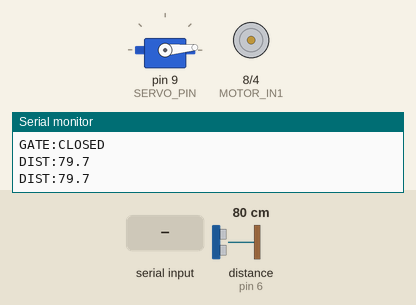
The sketch below on a simulated Arduino Uno, built with avr-gcc and run on an emulated ATmega328P. On the bench: servo, motor-driver pin pairs drawn as motors (green arrow = first pin HIGH = forward, orange = second pin HIGH = backward, longer = more drive, scaled by the enable pin), the last lines printed to the serial monitor. Wiring (inferred from the names in the program): ultrasonic range finder: trigger pin 7; echo pin 6. Inputs (shaded band) come from the test bench; at power-on: distance to the obstacle (sensor on pin 6) 80 cm. The echo pulse lasts 58.3 µs per cm.

Above: at 1.5 s.
1.6 s: "MOTOR_PULSE\n" received over Serial
At 1.9 s:
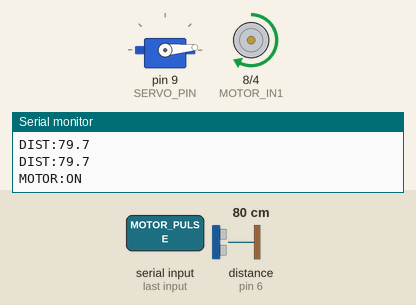
4.6 s: "ARM\n" received over Serial
6.1 s: distance to the obstacle (sensor on pin 6) set to 39 cm
7.6 s: distance to the obstacle (sensor on pin 6) set to 32 cm
At 8.7 s:
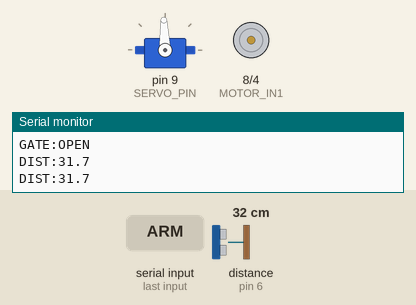
9.3 s: "MOTOR_PULSE\n" received over Serial
At 10.1 s:
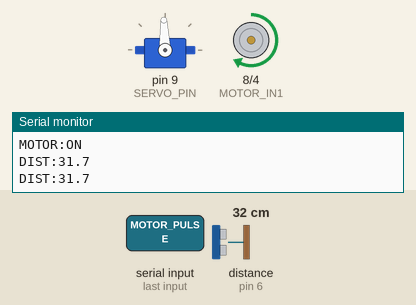
12.3 s: distance to the obstacle (sensor on pin 6) set to 54 cm
15.3 s: distance to the obstacle (sensor on pin 6) set to 62 cm
At 18.2 s:
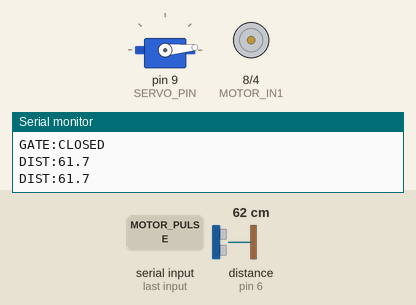
Timing chart, 0 to 19.3 s (numbered marks = the images above; inputs shaded):
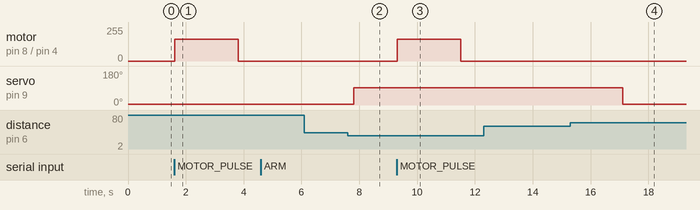

The sketch:

PARKVISION.ino
```cpp
/*
  PARKVISION - Smart Parking Entrance Controller
  Board: Arduino UNO R3

  Hardware:
    HC-SR04: TRIG D7, ECHO D6
    SG90:    signal D9 (servo power from a separate regulated 5V supply)
    L298N:   ENA D5, IN1 D8, IN2 D4; motor on OUT1/OUT2

  Serial protocol at 9600 baud:
    ARM          Authorise one vehicle arrival (valid web check-in)
    DISARM       Remove authorisation (does not force-close a gate over an object)
    MOTOR_PULSE  Run the optional display motor briefly; auto-stops

  Telemetry lines:
    DIST:<cm> | DIST:OUT
    AUTH:ARMED | AUTH:DISARMED | AUTH:TIMEOUT
    VEHICLE:DETECTED
    GATE:OPEN | GATE:CLOSED | GATE:HELD
    MOTOR:ON | MOTOR:OFF

  Demo controller only. Do not use this as a real vehicle barrier controller.
*/

#include <Servo.h>

const byte TRIG_PIN = 7;
const byte ECHO_PIN = 6;
const byte SERVO_PIN = 9;

const byte MOTOR_ENA = 5;  // Remove the L298N ENA jumper and connect this pin.
const byte MOTOR_IN1 = 8;
const byte MOTOR_IN2 = 4;

const int GATE_CLOSED_ANGLE = 5;
const int GATE_OPEN_ANGLE = 92;

const float DETECT_DISTANCE_CM = 35.0;
const float CLEAR_DISTANCE_CM = 58.0;
const byte REQUIRED_DETECTIONS = 3;

const unsigned long SENSOR_INTERVAL_MS = 100;
const unsigned long TELEMETRY_INTERVAL_MS = 500;
const unsigned long CLEAR_HOLD_MS = 1800;
const unsigned long MIN_GATE_OPEN_MS = 1800;
const unsigned long AUTH_TIMEOUT_MS = 90000;
const unsigned long MOTOR_PULSE_MS = 2200;

const int MOTOR_PWM = 165; // Adjust only after confirming the motor is suitable for the L298N.

Servo barrierServo;

bool authorised = false;
bool gateOpen = false;
bool motorRunning = false;

byte detectionCount = 0;
unsigned long authStartedAt = 0;
unsigned long gateOpenedAt = 0;
unsigned long clearStartedAt = 0;
unsigned long motorStartedAt = 0;
unsigned long lastSensorAt = 0;
unsigned long lastTelemetryAt = 0;
float lastDistanceCm = 0.0;

char commandBuffer[40];
byte commandLength = 0;

void printDistance(float distanceCm) {
  if (distanceCm <= 0.0) {
    Serial.println(F("DIST:OUT"));
  } else {
    Serial.print(F("DIST:"));
    Serial.println(distanceCm, 1);
  }
}

float measureDistanceCm() {
  digitalWrite(TRIG_PIN, LOW);
  delayMicroseconds(3);
  digitalWrite(TRIG_PIN, HIGH);
  delayMicroseconds(10);
  digitalWrite(TRIG_PIN, LOW);

  // 25000 us is approximately the useful range needed for this small model.
  unsigned long duration = pulseIn(ECHO_PIN, HIGH, 25000UL);
  if (duration == 0) {
    return 0.0; // No echo / out of range.
  }

  return (duration * 0.0343f) / 2.0f;
}

void stopDisplayMotor() {
  analogWrite(MOTOR_ENA, 0);
  digitalWrite(MOTOR_IN1, LOW);
  digitalWrite(MOTOR_IN2, LOW);
  if (motorRunning) {
    motorRunning = false;
    Serial.println(F("MOTOR:OFF"));
  }
}

void startDisplayMotorPulse() {
  if (motorRunning) {
    Serial.println(F("MOTOR:BUSY"));
    return;
  }

  // One direction only; this is intended for a light display turntable/sign.
  digitalWrite(MOTOR_IN1, HIGH);
  digitalWrite(MOTOR_IN2, LOW);
  analogWrite(MOTOR_ENA, MOTOR_PWM);
  motorStartedAt = millis();
  motorRunning = true;
  Serial.println(F("MOTOR:ON"));
}

void handleCommand(const char *command) {
  if (strcmp(command, "ARM") == 0) {
    if (gateOpen) {
      Serial.println(F("AUTH:WAIT_GATE"));
      return;
    }
    authorised = true;
    detectionCount = 0;
    authStartedAt = millis();
    Serial.println(F("AUTH:ARMED"));
  } else if (strcmp(command, "DISARM") == 0) {
    authorised = false;
    detectionCount = 0;
    Serial.println(F("AUTH:DISARMED"));
    if (gateOpen) {
      Serial.println(F("GATE:HELD"));
    }
  } else if (strcmp(command, "MOTOR_PULSE") == 0) {
    startDisplayMotorPulse();
  } else {
    Serial.println(F("ERR:UNKNOWN_COMMAND"));
  }
}

void readSerialCommands() {
  while (Serial.available() > 0) {
    char c = (char)Serial.read();
    if (c == '\r') continue;

    if (c == '\n') {
      commandBuffer[commandLength] = '\0';
      if (commandLength > 0) handleCommand(commandBuffer);
      commandLength = 0;
    } else if (commandLength < sizeof(commandBuffer) - 1) {
      commandBuffer[commandLength++] = c;
    } else {
      commandLength = 0; // Discard an overlong command.
    }
  }
}

void updateGate(float distanceCm) {
  unsigned long now = millis();

  if (authorised && !gateOpen && (now - authStartedAt >= AUTH_TIMEOUT_MS)) {
    authorised = false;
    detectionCount = 0;
    Serial.println(F("AUTH:TIMEOUT"));
  }

  if (authorised && !gateOpen) {
    if (distanceCm > 0.0 && distanceCm <= DETECT_DISTANCE_CM) {
      if (detectionCount < REQUIRED_DETECTIONS) detectionCount++;
    } else {
      detectionCount = 0;
    }

    if (detectionCount >= REQUIRED_DETECTIONS) {
      authorised = false; // One valid check-in permits one gate cycle only.
      detectionCount = 0;
      barrierServo.write(GATE_OPEN_ANGLE);
      gateOpen = true;
      gateOpenedAt = now;
      clearStartedAt = 0;
      Serial.println(F("VEHICLE:DETECTED"));
      Serial.println(F("GATE:OPEN"));
    }
  }

  if (gateOpen) {
    // The barrier remains open while an object is still in the detection zone.
    // A no-echo reading is treated as clear for this small tabletop model.
    bool pathLooksClear = (distanceCm <= 0.0 || distanceCm > CLEAR_DISTANCE_CM);

    if (pathLooksClear) {
      if (clearStartedAt == 0) clearStartedAt = now;
    } else {
      clearStartedAt = 0;
    }

    if ((now - gateOpenedAt >= MIN_GATE_OPEN_MS) &&
        (clearStartedAt != 0) &&
        (now - clearStartedAt >= CLEAR_HOLD_MS)) {
      barrierServo.write(GATE_CLOSED_ANGLE);
      gateOpen = false;
      clearStartedAt = 0;
      Serial.println(F("GATE:CLOSED"));
    }
  }
}

void setup() {
  pinMode(TRIG_PIN, OUTPUT);
  pinMode(ECHO_PIN, INPUT);
  pinMode(MOTOR_ENA, OUTPUT);
  pinMode(MOTOR_IN1, OUTPUT);
  pinMode(MOTOR_IN2, OUTPUT);

  digitalWrite(TRIG_PIN, LOW);
  stopDisplayMotor();

  barrierServo.attach(SERVO_PIN);
  barrierServo.write(GATE_CLOSED_ANGLE);

  Serial.begin(9600);
  delay(300);
  Serial.println(F("PARKVISION:READY"));
  Serial.println(F("GATE:CLOSED"));
}

void loop() {
  readSerialCommands();

  unsigned long now = millis();
  if (now - lastSensorAt >= SENSOR_INTERVAL_MS) {
    lastSensorAt = now;
    lastDistanceCm = measureDistanceCm();
    updateGate(lastDistanceCm);
  }

  if (now - lastTelemetryAt >= TELEMETRY_INTERVAL_MS) {
    lastTelemetryAt = now;
    printDistance(lastDistanceCm);
  }

  if (motorRunning && (now - motorStartedAt >= MOTOR_PULSE_MS)) {
    stopDisplayMotor();
  }
}
```

Measured:
- the behaviour switches between 36 and 35 cm on distance to the obstacle (sensor on pin 6) (found by bisection; images 1 and 2)
- the behaviour switches between 58 and 59 cm on distance to the obstacle (sensor on pin 6) (found by bisection; images 3 and 4)
- after the input at 1.6 s, motor on pin 8 (MOTOR_IN1) / pin 4 (MOTOR_IN2): stopped → forward 165/255 at once, → stopped 2.2 s later
- after the input at 7.6 s, servo on pin 9 (SERVO_PIN): 5° → 92° after 0.20 s
- after the input at 9.3 s, motor on pin 8 (MOTOR_IN1) / pin 4 (MOTOR_IN2): stopped → forward 165/255 at once, → stopped 2.2 s later
- after the input at 15.3 s, servo on pin 9 (SERVO_PIN): 92° → 5° after 1.8 s
